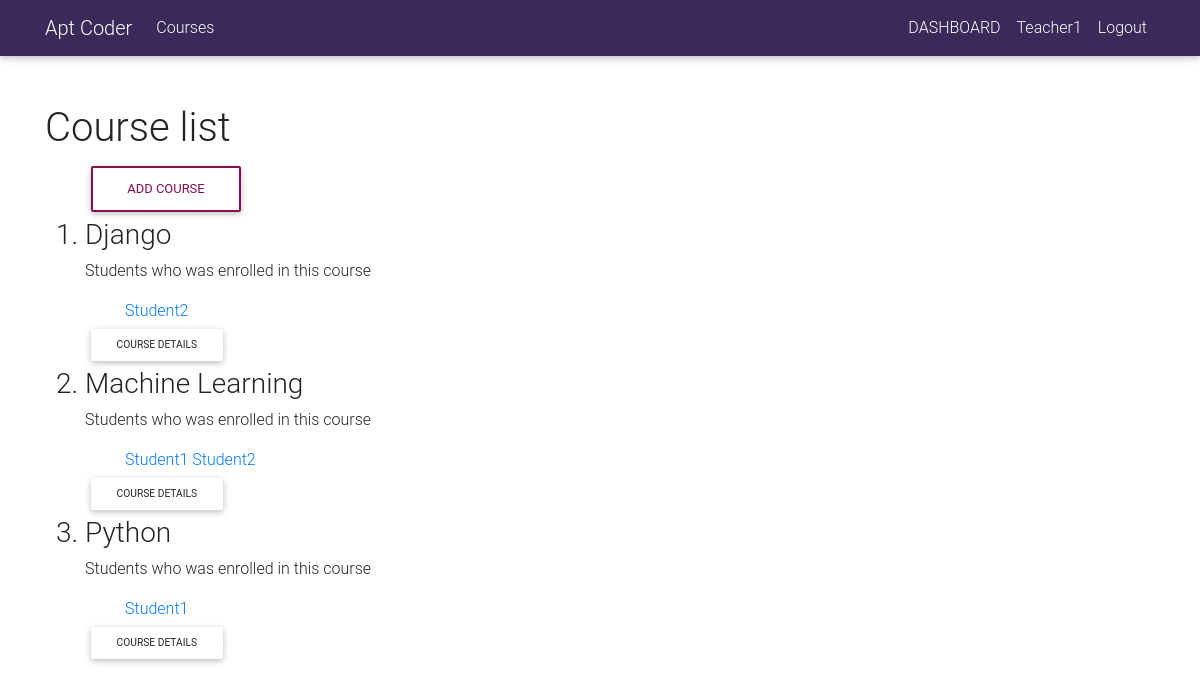
/list/ (signed in), run on the app's committed database.
### accounts/models.py (models this page shows)
class User(AbstractUser):
    is_student = models.BooleanField(default=False)
    is_teacher = models.BooleanField(default=False)
    first_name = models.CharField(max_length=50)
    last_name = models.CharField(max_length=50)
    email = models.EmailField(max_length=254)

### core/models.py (models this page shows, shortened)
class Courses(models.Model):
    owner = models.ForeignKey(User,
                              related_name='courses_created',
                              on_delete=models.CASCADE)
    course_name = models.CharField(max_length=250)
    description = models.TextField()
    date = models.DateField(auto_now_add=True)
    instructer = models.CharField(max_length=150, blank=True, null=True)
    students = models.ManyToManyField(User, related_name='courses_joined',
                                      blank=True)
    slug = AutoSlugField(('slug'), max_length=50,
                         unique=True, populate_from=('course_name',))
    class Meta:
        ordering = ['-date']

### core/views.py (the view)
# urls.py: path('list/', course_list, name='course_list'),
@login_required(login_url='accounts:login')
def course_list(request):
    courses = Courses.objects.prefetch_related('students')
    return render(request, 'core/course_list.html', {"courses": courses})

### core/templates/core/course_list.html (shortened to what this page needs)
{% extends 'base.html' %}
{% block content %}
<div class="container mt-5">
<h1>Course list</h1>
    <ol>
    {% if user.is_authenticated and user.is_teacher %}
    <a href="{% url 'core:add_course' %}" class="btn btn-outline-unique" rel="nofollow">Add course</a>
        {% if courses %}
            {% for courses in courses %}
                <h3><li>{{ courses.course_name}}</li></h3>
                {% if courses.students.all %}
                <p>Students who was enrolled in this course</p>
                <ul>
                    {% for student in courses.students.all %}
                    <a href="{% url 'core:student_detail' courses.slug %}">{{ student|title }}</a>
                    {% endfor%}
                </ul>
                {% endif %}
                <a href="{% url 'core:course_detail' courses.slug %}" class="btn btn-sm" rel="nofollow">Course Details</a>
            {% endfor%}
        {% else %}
        <h3>Course not added yet.</h3>
        {% endif %}
    </ol>
    {% else %}
    <h3>Login as teacher to see this page</h3>
    {% endif %}
</div>
{% endblock content %}

### templates/base.html (shortened to what this page needs)
{% load static %}
<!DOCTYPE html>
<html lang="en">
<head>
  <link rel="stylesheet" href="https://use.fontawesome.com/releases/v5.8.2/css/all.css">
  <link href="{% static 'css/bootstrap.min.css' %}" rel="stylesheet">
  <link href="{% static 'css/mdb.min.css' %}" rel="stylesheet">
</head>
<body>
<header>
  <nav class="navbar navbar-expand-lg navbar-dark">
    <div class="container">
        <a class="navbar-brand" href="/">Apt Coder</a>
        <div class="collapse navbar-collapse" id="navbarNav">
        <ul class="navbar-nav mr-auto">
          <li class="nav-item">
              <a class="nav-link" href="{% url 'core:courses' %}">Courses</a>
          </li>
        </ul>
        {% if user.is_authenticated %}
          <ul class="navbar-nav ml-auto">
              <li class="nav-item">
              {% if user.is_teacher %}
              <a class="nav-link" href="{% url 'core:course_list' %}">DASHBOARD</a>
              </li>
              <li class="nav-item">
              <a class="nav-link" href="{% url 'accounts:teacher_profile' %}">{{ user.username|title}}</a>
              {% endif %}
              <li class="nav-item">
                <a class="nav-link" href="{% url 'accounts:logout' %}">Logout</a>
              </li>
            </ul>
        {% endif %}
        </div>
      </div>
  </nav>
</header>
  {% block content %}{% endblock content %}
</body>
</html>

### data on the page
User: username "Teacher1"
Courses: course_name "Django"
User: username "Student2"
Courses: course_name "Machine Learning"
User: username "Student1"
Courses: course_name "Python"
